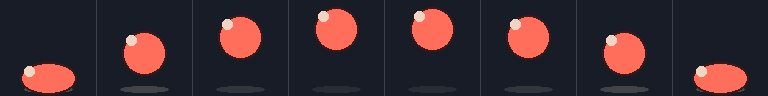

This figure's Python source:
"""
sprite_sheet.py — build a sprite sheet (8 frames of a bouncing ball)
and play it back as an animated GIF. Demonstrates the canonical 2D-game
animation pattern: render a fixed-size grid of poses once, then animate
by indexing into the grid with a frame counter.

Pixels2GenAI Project
"""

import numpy as np
from PIL import Image, ImageDraw


CELL = 96
COLS, ROWS = 8, 1
SHEET_W, SHEET_H = CELL * COLS, CELL * ROWS


def render_pose(frame_idx, n_frames=8):
    """Render one pose of a bouncing ball into a CELL-sized RGBA tile."""
    img = Image.new('RGBA', (CELL, CELL), (0, 0, 0, 0))
    draw = ImageDraw.Draw(img)

    # Vertical position: parabola peaking mid-loop
    t = frame_idx / (n_frames - 1)
    # arch shape — ball lifts off ground, peaks at t=0.5, lands
    height = -4 * (t - 0.5) ** 2 + 1     # peak = 1, edges = 0
    height = max(0, height)

    # Squash + stretch
    on_ground = height < 0.05
    rx = 22 if not on_ground else 28
    ry = 22 if not on_ground else 16

    cx = CELL // 2
    cy = int(CELL - 18 - height * 50)    # 50 px peak displacement

    # Shadow on the floor
    shadow_alpha = int(120 - height * 100)
    draw.ellipse(
        [cx - 24, CELL - 10, cx + 24, CELL - 4],
        fill=(0, 0, 0, max(20, shadow_alpha)),
    )

    # Ball
    draw.ellipse(
        [cx - rx, cy - ry, cx + rx, cy + ry],
        fill=(255, 110, 90, 255), outline=(60, 25, 25, 255), width=2,
    )

    # Highlight
    draw.ellipse(
        [cx - rx + 4, cy - ry + 4, cx - rx + 14, cy - ry + 14],
        fill=(255, 220, 200, 240),
    )
    return img


# Build the sprite sheet
sheet = Image.new('RGBA', (SHEET_W, SHEET_H), (24, 28, 38, 255))
for i in range(COLS):
    sheet.paste(render_pose(i), (i * CELL, 0), render_pose(i))

# Draw cell separators on the sheet for clarity
draw = ImageDraw.Draw(sheet)
for i in range(1, COLS):
    draw.line([(i * CELL, 0), (i * CELL, SHEET_H)], fill=(60, 65, 80))
sheet.save('sprite_sheet.png')

# Build the animation by indexing into the sheet
frames = []
for frame in range(COLS):
    cell = sheet.crop((frame * CELL, 0, (frame + 1) * CELL, CELL))
    bg = Image.new('RGB', (CELL, CELL), (24, 28, 38))
    bg.paste(cell, (0, 0), cell.convert('RGBA'))
    frames.append(bg)

frames[0].save(
    'bounce_animation.gif',
    save_all=True,
    append_images=frames[1:],
    duration=100,
    loop=0,
    optimize=True,
)

print(f"Saved sprite_sheet.png ({COLS}x{ROWS}) and bounce_animation.gif")
